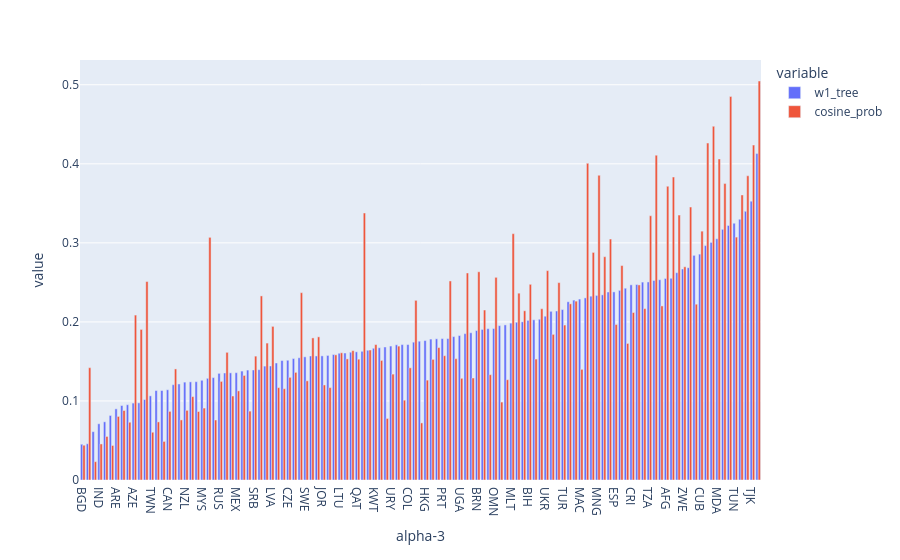

This figure's notebook cell:
### Code cell
metric = ["w1_tree", "cosine_prob"]
px.bar(df_stats.query("total_indiv >= @cap_articles").sort_values(metric).reset_index(), x="alpha-3", y=metric, hover_data=["country", "alpha-3", "name", "region"], barmode="group")

### Figure 1 — Plotly figure (JSON) as saved in the notebook; plotly's stock layout.template omitted (floating-point values rounded to 4 significant figures; data arrays with more than 128 entries replaced by an {"elided": "..."} marker saying what was removed)
{"data": [{"alignmentgroup": "True", "customdata": {"elided": "119x3 str values"}, "hovertemplate": "variable=w1_tree<br>alpha-3=%{x}<br>value=%{y}<br>country=%{customdata[0]}<br>name=%{customdata[1]}<br>region=%{customdata[2]}<extra></extra>", "legendgroup": "w1_tree", "marker": {"color": "#636efa", "pattern": {"shape": ""}}, "name": "w1_tree", "offsetgroup": "w1_tree", "orientation": "v", "showlegend": true, "textposition": "auto", "type": "bar", "x": ["BGD", "LBY", "CHN", "IND", "GRC", "DZA", "ARE", "SDN", "THA", "AZE", "USA", "BHR", "TWN", "VNM", "IRN", "CAN", "BGR", "NLD", "NZL", "BEL", "CHE", "MYS", "GTM", "ITA", "RUS", "CYP", "ETH", "MEX", "LKA", "IRL", "SRB", "SEN", "PRI", "LVA", "GHA", "NGA", "CZE", "AUT", "BEN", "SWE", "NOR", "CMR", "JOR", "JPN", "LUX", "LTU", "ROU", "KAZ", "QAT", "CIV", "SVK", "KWT", "SVN", "KOR", "URY", "DEU", "DNK", "COL", "LBN", "IDN", "HKG", "VEN", "FIN", "PRT", "MKD", "SYR", "UGA", "PSE", "GBR", "BRN", "ISR", "EGY", "OMN", "SGP", "AUS", "MLT", "PHL", "NPL", "BIH", "IRQ", "HRV", "UKR", "PER", "BLR", "TUR", "ZAF", "BRA", "MAC", "HUN", "BOL", "MNG", "FRA", "YEM", "ESP", "ISL", "ECU", "CRI", "EST", "MAR", "TZA", "UZB", "PAK", "AFG", "PRY", "POL", "ZWE", "CHL", "SAU", "CUB", "ARG", "ARM", "MDA", "ALB", "PAN", "TUN", "ZMB", "KEN", "TJK", "GEO"], "xaxis": "x", "y": [0.04526, 0.04584, 0.06114, 0.07112, 0.07362, 0.08164, 0.09002, 0.09421, 0.09524, 0.09731, 0.09757, 0.1018, 0.1065, 0.1132, 0.1132, 0.1142, 0.1206, 0.1215, 0.1238, 0.1242, 0.1244, 0.1262, 0.1286, 0.1295, 0.1349, 0.1354, 0.1355, 0.1357, 0.1378, 0.1391, 0.1392, 0.1396, 0.1441, 0.1443, 0.148, 0.1511, 0.1515, 0.1537, 0.1546, 0.1558, 0.1569, 0.1569, 0.157, 0.1576, 0.1588, 0.1603, 0.1607, 0.1616, 0.1622, 0.1628, 0.1642, 0.1667, 0.1673, 0.1683, 0.1695, 0.171, 0.1713, 0.1713, 0.1744, 0.1756, 0.1764, 0.1783, 0.1786, 0.1789, 0.179, 0.1814, 0.1827, 0.1852, 0.1863, 0.1891, 0.1905, 0.1915, 0.1917, 0.1953, 0.1962, 0.1985, 0.1996, 0.2002, 0.202, 0.2027, 0.2034, 0.2072, 0.2134, 0.2138, 0.2156, 0.2255, 0.2276, 0.2289, 0.2304, 0.2325, 0.2335, 0.2342, 0.2379, 0.238, 0.2399, 0.2426, 0.2469, 0.2473, 0.2504, 0.2506, 0.2524, 0.2533, 0.2549, 0.2552, 0.2623, 0.267, 0.2685, 0.2842, 0.2858, 0.2966, 0.3006, 0.3052, 0.3171, 0.322, 0.3249, 0.3299, 0.3399, 0.3528, 0.413], "yaxis": "y"}, {"alignmentgroup": "True", "customdata": {"elided": "119x3 str values"}, "hovertemplate": "variable=cosine_prob<br>alpha-3=%{x}<br>value=%{y}<br>country=%{customdata[0]}<br>name=%{customdata[1]}<br>region=%{customdata[2]}<extra></extra>", "legendgroup": "cosine_prob", "marker": {"color": "#EF553B", "pattern": {"shape": ""}}, "name": "cosine_prob", "offsetgroup": "cosine_prob", "orientation": "v", "showlegend": true, "textposition": "auto", "type": "bar", "x": ["BGD", "LBY", "CHN", "IND", "GRC", "DZA", "ARE", "SDN", "THA", "AZE", "USA", "BHR", "TWN", "VNM", "IRN", "CAN", "BGR", "NLD", "NZL", "BEL", "CHE", "MYS", "GTM", "ITA", "RUS", "CYP", "ETH", "MEX", "LKA", "IRL", "SRB", "SEN", "PRI", "LVA", "GHA", "NGA", "CZE", "AUT", "BEN", "SWE", "NOR", "CMR", "JOR", "JPN", "LUX", "LTU", "ROU", "KAZ", "QAT", "CIV", "SVK", "KWT", "SVN", "KOR", "URY", "DEU", "DNK", "COL", "LBN", "IDN", "HKG", "VEN", "FIN", "PRT", "MKD", "SYR", "UGA", "PSE", "GBR", "BRN", "ISR", "EGY", "OMN", "SGP", "AUS", "MLT", "PHL", "NPL", "BIH", "IRQ", "HRV", "UKR", "PER", "BLR", "TUR", "ZAF", "BRA", "MAC", "HUN", "BOL", "MNG", "FRA", "YEM", "ESP", "ISL", "ECU", "CRI", "EST", "MAR", "TZA", "UZB", "PAK", "AFG", "PRY", "POL", "ZWE", "CHL", "SAU", "CUB", "ARG", "ARM", "MDA", "ALB", "PAN", "TUN", "ZMB", "KEN", "TJK", "GEO"], "xaxis": "x", "y": [0.04398, 0.1421, 0.02319, 0.04561, 0.05509, 0.04367, 0.08042, 0.08792, 0.07308, 0.2086, 0.1905, 0.2511, 0.06041, 0.07351, 0.0488, 0.08681, 0.1405, 0.07601, 0.08811, 0.1055, 0.08662, 0.09098, 0.307, 0.07589, 0.1247, 0.1615, 0.1063, 0.1128, 0.1323, 0.08714, 0.1567, 0.2329, 0.1732, 0.1943, 0.1169, 0.1155, 0.1299, 0.1362, 0.237, 0.1255, 0.1798, 0.1811, 0.1203, 0.1169, 0.1584, 0.1609, 0.1532, 0.1637, 0.1528, 0.3378, 0.1645, 0.1713, 0.1513, 0.07789, 0.134, 0.1694, 0.101, 0.1419, 0.2273, 0.07222, 0.1264, 0.1526, 0.1675, 0.1572, 0.2518, 0.1535, 0.1286, 0.2619, 0.129, 0.2634, 0.215, 0.1332, 0.2564, 0.09859, 0.1269, 0.3116, 0.2364, 0.2141, 0.2476, 0.153, 0.2167, 0.2649, 0.1842, 0.2497, 0.196, 0.2229, 0.2263, 0.14, 0.4006, 0.2879, 0.3855, 0.2825, 0.3049, 0.1967, 0.2713, 0.1727, 0.2119, 0.2468, 0.2168, 0.3343, 0.4109, 0.2202, 0.3716, 0.3833, 0.3351, 0.2697, 0.3453, 0.2224, 0.3148, 0.4263, 0.4475, 0.4062, 0.375, 0.4851, 0.3073, 0.3607, 0.3849, 0.4237, 0.5048], "yaxis": "y"}], "layout": {"barmode": "group", "legend": {"title": {"text": "variable"}, "tracegroupgap": 0}, "margin": {"t": 60}, "xaxis": {"anchor": "y", "domain": [0, 1], "title": {"text": "alpha-3"}}, "yaxis": {"anchor": "x", "domain": [0, 1], "title": {"text": "value"}}}}
